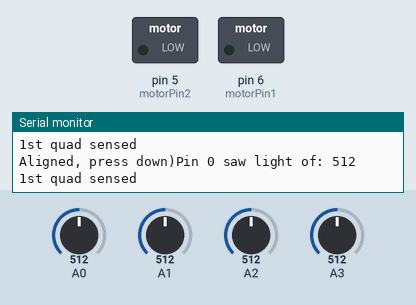
A sketch run on a simulated Arduino Uno, built with avr-gcc and run on an emulated ATmega328P. Shown: switched loads named in the sketch (green lamp = pin HIGH), the last lines printed to the serial monitor. Inputs (shaded band) come from the test bench; at power-on: A1 = 512, A2 = 512, A3 = 512, A0 = 512.

Above: at 3.8 s.
3.9 s: A1 set to 520
At 6.9 s:
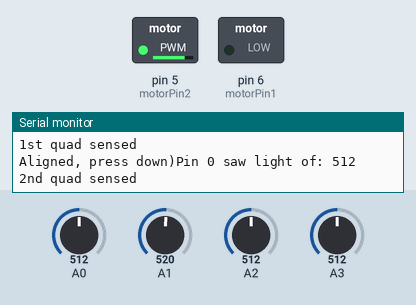
11.6 s: A2 set to 528
19.3 s: A3 set to 539
27.0 s: A0 set to 716
31.3 s: A1 set to 992
At 37.2 s:
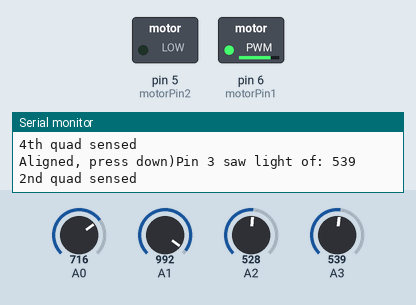
39.0 s: A1 set to 716
At 43.7 s:
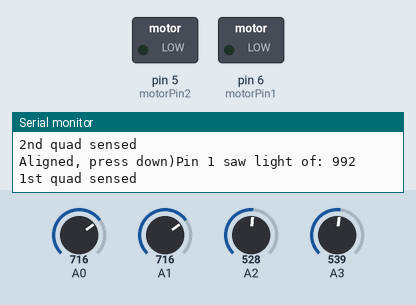
Timing chart, 0 to 44.1 s (numbered marks = the images above; inputs shaded):
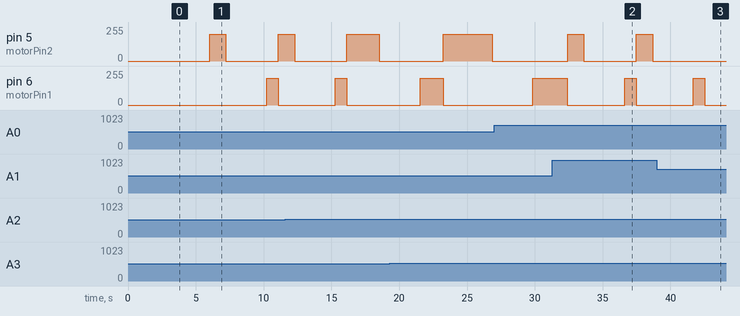

The sketch:

simon.ino
```cpp
/*
Written by Greg Carkin

Program sets up 8 pins for reading photocell sensors.
Pin data is temporarily stored in a state array.

As sensors store data in state array, their value is checked against
the max. If their value is greater than the current max, the current
sensor value is the new max value. If there is a max value found that
is greater than the accepted normal light value, a servo rotates the
holding rod and another servo presses the rod down, then up.
*/

#include <Adafruit_MotorShield.h>
#include <Wire.h>
#include "utility/Adafruit_PWMServoDriver.h"

#include <Servo.h>

int motorPin1 =  6;    // One motor wire connected to digital pin 6
int motorPin2 =  5;    // One motor wire connected to digital pin 5 black


int nDRatio = 1200;
int cSpeed = 200;
int offset = 350;

//counter
int i;

//photocell variables
int pcPin[4] = {0,1,2,3}; //array of pins
int tmpState[4]; //array for pin states
int lMax; //max light level recorded
int sMax; //sensor number that recorded max light level

/*
//servo variables
Servo rS; //rotation servo
Servo vS; //vertical servo
int gr = 2; //gear ratio between servo and rod
int sRP = 9; //what ever the servo pins are
int sVP = 10; //what ever the servo pins are
int down = 30; //degrees needed to push the vertical rod down
int rot = 360/8/gr; //degrees between each sensor divided by gear ratio
int wT = 100; //wait timer
*/

//stepper variables
// Create the motor shield object with the default I2C address
//Adafruit_MotorShield AFMS = Adafruit_MotorShield();

// Connect a stepper motor with 200 steps per revolution (1.8 degree)
// to motor port #2 (M3 and M4)
//Adafruit_StepperMotor *myMotor = AFMS.getStepper(513, 1);
//int mPort = 2;
//int steps = 513;
//int sens = 4;
//double sDeg = steps/360.0;
//double dSMax;


void setup(void){

	//read at 9600 bits per second
	Serial.begin(9600);

	//start stepper
	//AFMS.begin(1000);

	//myMotor->setSpeed(20);

  // initialize the digital pins as an output:
  pinMode(motorPin1, OUTPUT);
  pinMode(motorPin2, OUTPUT);
}

void loop(void){
	//reset max
         lMax = 0;
         sMax = 0;

	//set state
	for(i=0; i<4; i++){

		//store current sensor reading
		tmpState[i] = analogRead(pcPin[i]);
               // Serial.print(i);
               // Serial.print("/t");
              //Serial.println(tmpState[i]);

		//set max reading
		if(tmpState[i] > lMax){
			lMax = tmpState[i];
			sMax = i;
		}

	}
        //Serial.println("");
   if(lMax > 75){
      if(sMax == 0){
             Serial.println("1st quad sensed");
             	delay(3000);

        Serial.print("Aligned, press down)");
      }

      else if(sMax == 1){
             Serial.println("2nd quad sensed ");
	    rotateRight(cSpeed, nDRatio);
	delay(3000);
            rotateLeft(cSpeed, nDRatio - offset);

        Serial.print("Aligned, press down)");
      }

      else if(sMax == 2){
             Serial.println("3rd quad sensed");
	    rotateRight(cSpeed, 2 * nDRatio);
	delay(3000);
            rotateLeft(cSpeed, 2 * nDRatio - 2 * offset);

        Serial.print("Aligned, press down)");
      }

      else if(sMax == 3){
             Serial.println("4th quad sensed");
	    rotateRight(cSpeed, 3 * nDRatio);

            	delay(3000);
            rotateLeft(cSpeed, 3 * nDRatio - 3 * offset);

        Serial.print("Aligned, press down)");
      }

        Serial.print("Pin ");
        Serial.print(sMax);
        Serial.print(" saw light of: ");
        Serial.println(lMax);


	//while(true){

        //}
      }

	delay(10);
}


void rotateLeft(int speedOfRotate, int length){
  analogWrite(motorPin1, speedOfRotate); //rotates motor
  digitalWrite(motorPin2, LOW);    // set the Pin motorPin2 LOW
  delay(length); //waits
  digitalWrite(motorPin1, LOW);    // set the Pin motorPin1 LOW
}

void rotateRight(int speedOfRotate, int length){
  analogWrite(motorPin2, speedOfRotate); //rotates motor
  digitalWrite(motorPin1, LOW);    // set the Pin motorPin1 LOW
  delay(length); //waits
  digitalWrite(motorPin2, LOW);    // set the Pin motorPin2 LOW
}
```

movement.c
```cpp
#include <QTRSensors.h>
#include <Wire.h>
#include <Adafruit_MotorShield.h>
#include <PID_v1.h>
#include "utility/Adafruit_PWMServoDriver.h"


#define NUM_SENSORS   8     // number of sensors used
#define TIMEOUT       2500  // waits for 2500 microseconds for sensor outputs to go low
#define EMITTER_PIN   2     // emitter is controlled by digital pin 2

// sensors 0 through 7 are connected to digital pins 3 through 10, respectively
QTRSensorsRC qtrrc((unsigned char[]) {3, 4, 5, 6, 7, 8, 9, 10},
  NUM_SENSORS, TIMEOUT, EMITTER_PIN);
unsigned int sensorValues[NUM_SENSORS];

// Create the motor shield object with the default I2C address
Adafruit_MotorShield AFMS = Adafruit_MotorShield();
// Or, create it with a different I2C address (say for stacking)
// Adafruit_MotorShield AFMS = Adafruit_MotorShield(0x61);

// Select which 'port' M1, M2, M3 or M4. In this case, M1
Adafruit_DCMotor *myMotor1 = AFMS.getMotor(1);
Adafruit_DCMotor *myMotor2 = AFMS.getMotor(2);
// You can also make another motor on port M2
//Adafruit_DCMotor *myOtherMotor = AFMS.getMotor(2);


double Input, Output, Setpoint;
 PID myP(&Input, &Output, &Setpoint,10,1,100, DIRECT);


void setup()
{


  for (int i = 0; i < 400; i++)  // make the calibration take about 10 seconds
  {
    qtrrc.calibrate();       // reads all sensors 10 times at 2500 us per read (i.e. ~25 ms per call)
  }

  Serial.begin(9600);

    delay(1000);

  AFMS.begin();  // create with the default frequency 1.6KHz
  //AFMS.begin(1000);  // OR with a different frequency, say 1KHz

  // Set the speed to start, from 0 (off) to 255 (max speed)
  //motor1
  myMotor1->setSpeed(50);
  myMotor1->run(FORWARD);


  //motor2
  myMotor2->setSpeed(50);
  myMotor2->run(FORWARD);

 Setpoint = 3500;
 myP.SetMode(AUTOMATIC);
 myP.SetOutputLimits(-3000, 3000);
 myP.SetSampleTime(10);


}


void loop()
{
  // read calibrated sensor values and obtain a measure of the line position from 0 to 5000
  // To get raw sensor values, call:
  //  qtrrc.read(sensorValues); instead of unsigned int position = qtrrc.readLine(sensorValues);
  unsigned int position = qtrrc.readLine(sensorValues);
  Input = position;
  // print the sensor values as numbers from 0 to 1000, where 0 means maximum reflectance and
  // 1000 means minimum reflectance, followed by the line position
  Serial.println(); // uncomment this line if you are using raw values
  Serial.println(position); // comment this line out if you are using raw values


  myP.Compute();
  Serial.println(Output);

  if(Output < -1000){
    myMotor1->run(RELEASE);
    myMotor2->run(FORWARD);
  }
  else if(Output > 1000){
    myMotor1->run(FORWARD);
    myMotor2->run(RELEASE);
  }
  else{
    myMotor1->run(FORWARD);
    myMotor2->run(FORWARD);
  }

  delay(100);
}
```

photocell.c
```cpp
/*
Written by Greg Carkin

Program sets up 8 pins for reading photocell sensors.
Pin data is temporarily stored in a state array.

As sensors store data in state array, their value is checked against
the max. If their value is greater than the current max, the current
sensor value is the new max value. If there is a max value found that
is greater than the accepted normal light value, a servo rotates the
holding rod and another servo presses the rod down, then up.
*/

#include <Adafruit_MotorShield.h>
#include <Wire.h>
#include "utility/Adafruit_PWMServoDriver.h"


//#define pin constants


//counter
int i;

//photocell variables
int pcPin[4] = {0,1,2,3}; //array of pins
int tmpState[4]; //array for pin states
int lMax; //max light level recorded
double sMax; //sensor number that recorded max light level

/*
//servo variables
Servo rS; //rotation servo
Servo vS; //vertical servo
int gr = 2; //gear ratio between servo and rod
int sRP = 9; //what ever the servo pins are
int sVP = 10; //what ever the servo pins are
int down = 30; //degrees needed to push the vertical rod down
int rot = 360/8/gr; //degrees between each sensor divided by gear ratio
int wT = 100; //wait timer
*/

//stepper variables
// Create the motor shield object with the default I2C address
Adafruit_MotorShield AFMS = Adafruit_MotorShield();

// Connect a stepper motor with 200 steps per revolution (1.8 degree)
// to motor port #2 (M3 and M4)
Adafruit_StepperMotor *myMotor = AFMS.getStepper(513, 1);
int mPort = 2;
int steps = 513;
int sens = 4;
double sDeg = steps/360.0;
double dSMax;


void setup(void){

	//read at 9600 bits per second
	Serial.begin(9600);

	//start stepper
	AFMS.begin(1000);

	myMotor->setSpeed(20);
}

void loop(void){
	//reset max
	lMax = 0;
	sMax = 0.0;
        dSMax = 0.0;

	//set state
	for(i=0; i<4; i++){

		//store current sensor reading
		tmpState[i] = analogRead(pcPin[i]);
                //Serial.print(i);
                //Serial.println(tmpState[i]);

		//set max reading
		if(tmpState[i] > lMax){
			lMax = tmpState[i];
			sMax = dSMax;
		}
                dSMax = dSMax + 1.0;
	}
        //Serial.println("");
   if(lMax > 250){
      if(sMax == 0){
             Serial.println("Yellow Lit up");
      }

      else if(sMax == 1){
             Serial.println("Green Lit up");
      }

      else if(sMax == 2){
             Serial.println("Red Lit up");
      }

      else if(sMax == 3){
             Serial.println("Blue Lit up");
      }

      Serial.print("Pin ");
      Serial.print(sMax);
      Serial.print(" saw light of: ");
      Serial.println(lMax);
	  Serial.println("Turning ");
	  Serial.print(sDeg * sMax * 90.0);


		//myMotor->step( sDeg * sMax * 90.0,FORWARD, DOUBLE);
		//delay(2000);

	}

	delay(10);
}
	
```

Measured:
- the behaviour switches between 512 and 513 on A1 (found by bisection; images 0 and 1)
- after the input at 3.9 s, pin 5 (motorPin2): 0/255 → 200/255 after 2.1 s, → 0/255 1.2 s later, → 200/255 3.9 s later; pin 6 (motorPin1): 0/255 → 200/255 after 6.3 s, → 0/255 0.85 s later
- after the input at 31.3 s, pin 5 (motorPin2): alternates 200/255 for 1.2 s and 0/255 for 3.9 s, starting after 1.1 s
- after the input at 39.0 s, pin 5 (motorPin2): stays 0/255 (without the input it goes to 200/255 after 3.5 s)
